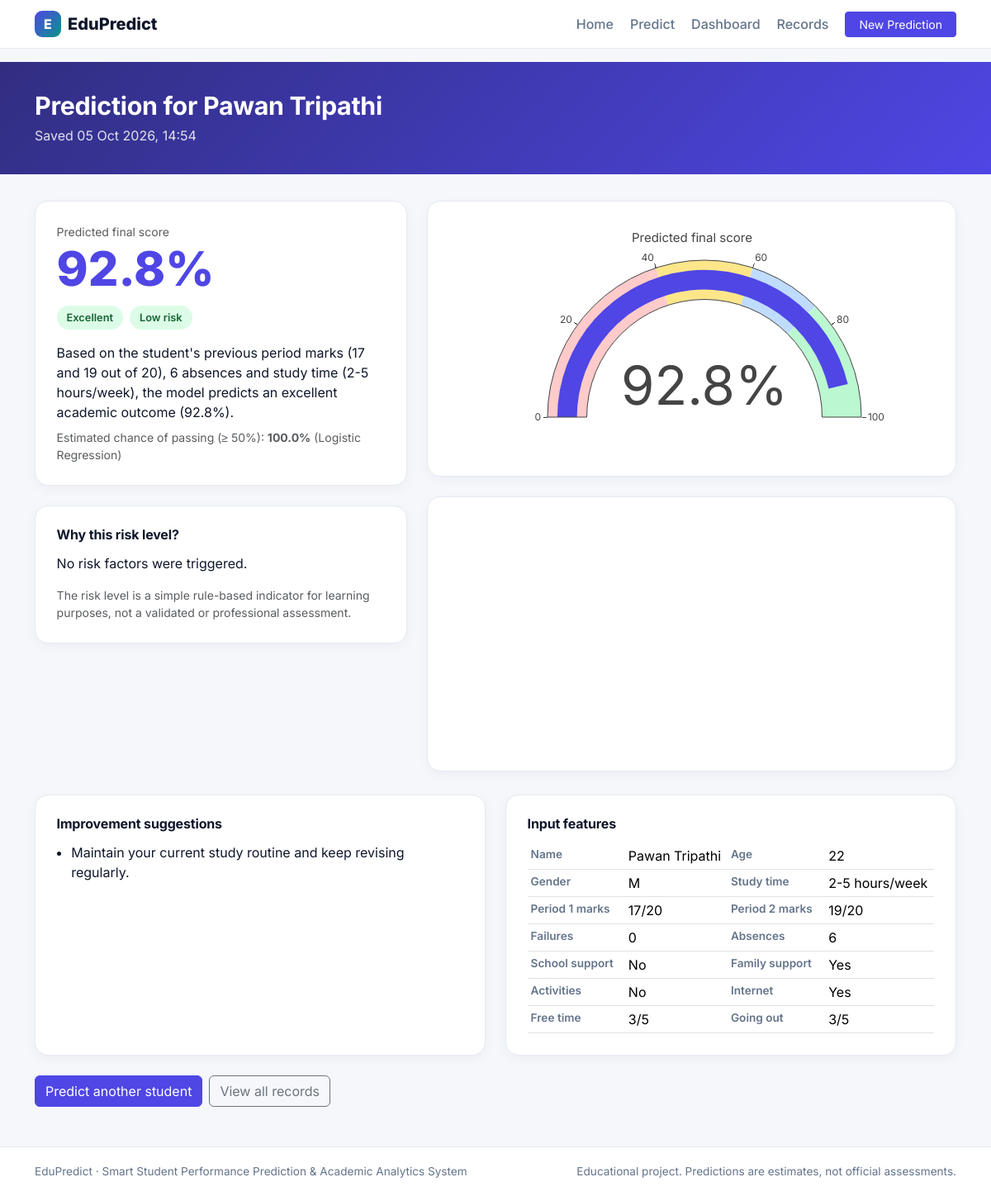
The app's page /result/1/ with its own data.
### predictor/models.py (models this page shows, shortened)
class PredictionRecord(models.Model):
    student_name = models.CharField(max_length=100)
    age = models.PositiveSmallIntegerField()
    sex = models.CharField(max_length=1)
    studytime = models.PositiveSmallIntegerField()
    failures = models.PositiveSmallIntegerField()
    absences = models.PositiveSmallIntegerField()
    g1 = models.PositiveSmallIntegerField()
    g2 = models.PositiveSmallIntegerField()
    schoolsup = models.CharField(max_length=3)
    famsup = models.CharField(max_length=3)
    activities = models.CharField(max_length=3)
    internet = models.CharField(max_length=3)
    freetime = models.PositiveSmallIntegerField()
    goout = models.PositiveSmallIntegerField()
    predicted_score = models.FloatField()                  # percentage
    category = models.CharField(max_length=30)
    risk_level = models.CharField(max_length=10)
    pass_probability = models.FloatField(null=True, blank=True)
    explanation = models.TextField(blank=True)
    created_at = models.DateTimeField(auto_now_add=True)
    class Meta:
        ordering = ["-created_at"]
    @property
    def inputs(self):
        return {f: getattr(self, f) for f in (
            "age", "sex", "studytime", "failures", "absences", "g1", "g2", "schoolsup",
            "famsup", "activities", "internet", "freetime", "goout")}

### predictor/views.py (the view)
# urls.py: path("result/<int:pk>/", views.result, name="result"),
def result(request, pk):
    return render(request, "result.html", _detail_context(get_object_or_404(PredictionRecord, pk=pk)))

### ml/preprocessing.py (called while the page is built, shortened)
def load_and_clean(path=None):
    path = Path(path) if path else DATASET_PATH
    if not path.exists():
        raise DatasetError(f"Dataset file not found: {path}")

### predictor/analytics.py (called while the page is built)
def base_layout(title="", **extra):
    layout = {"title": {"text": title, "font": {"size": 15}},
              "margin": {"l": 45, "r": 15, "t": 45, "b": 45},
              "paper_bgcolor": "rgba(0,0,0,0)", "plot_bgcolor": "rgba(0,0,0,0)",
              "font": {"family": "Inter, sans-serif", "size": 12}}
    layout.update(extra)
    return layout

@lru_cache(maxsize=1)
def _dataset():
    return load_and_clean()

def class_average():
    df = _dataset()
    return {"g1": round(float(df["G1"].mean()) * 5, 1),
            "g2": round(float(df["G2"].mean()) * 5, 1),
            "g3": round(float(df[TARGET].mean()) * 5, 1)}

### templates/result.html (shortened to what this page needs)
{% extends 'base.html' %}
{% block content %}
<section class="page-head"><div class="container">
  <h1>Prediction for {{ record.student_name }}</h1><p>Saved {{ record.created_at|date:"d M Y, H:i" }}</p>
</div></section>
<div class="container pb-5">
  {% include 'partials/detail_body.html' %}
  <div class="d-flex flex-wrap gap-2 mt-4">
    <a href="{% url 'predict' %}" class="btn btn-primary">Predict another student</a>
    <a href="{% url 'students' %}" class="btn btn-outline-secondary">View all records</a>
  </div>
</div>
{% endblock %}

### templates/partials/detail_body.html (shortened to what this page needs)
<div class="row g-4">
  <div class="col-lg-5">
    <div class="result-card">
      <div class="text-muted small">Predicted final score</div>
      <div class="result-score">{{ record.predicted_score }}%</div>
      <div class="d-flex flex-wrap gap-2 mb-3">
        <span class="badge-soft cat-{{ record.category|slugify }}">{{ record.category }}</span>
        <span class="badge-soft risk-{{ record.risk_level|lower }}">{{ record.risk_level }} risk</span>
      </div>
      <p class="mb-2">{{ record.explanation }}</p>
      {% if record.pass_probability is not None %}
      <div class="small text-muted">Estimated chance of passing (≥ 50%): <strong>{{ record.pass_probability }}%</strong> (Logistic Regression)</div>
      {% endif %}
    </div>
    <div class="result-card mt-4">
      <h6>Why this risk level?</h6>
      {% if reasons %}<ul class="mb-0">{% for r in reasons %}<li>{{ r|capfirst }}</li>{% endfor %}</ul>
      {% else %}<p class="mb-0">No risk factors were triggered.</p>{% endif %}
      <p class="small text-muted mt-3 mb-0">The risk level is a simple rule-based indicator for learning purposes, not a validated or professional assessment.</p>
    </div>
  </div>
  <div class="col-lg-7">
    <div class="result-card"><div id="chart-gauge" class="chart"></div></div>
    <div class="result-card mt-4"><div id="chart-compare" class="chart"></div></div>
  </div>
</div>
<div class="row g-4 mt-1">
  <div class="col-lg-6">
    <div class="result-card h-100">
      <h6>Improvement suggestions</h6>
      <ul class="tips">{% for t in tips %}<li>{{ t }}</li>{% endfor %}</ul>
    </div>
  </div>
  <div class="col-lg-6">
    <div class="result-card h-100">
      <h6>Input features</h6>
      <table class="table table-sm mb-0">
        <tr><th>Name</th><td>{{ record.student_name }}</td><th>Age</th><td>{{ record.age }}</td></tr>
        <tr><th>Gender</th><td>{{ record.sex }}</td><th>Study time</th><td>{{ study_label }}</td></tr>
        <tr><th>Period 1 marks</th><td>{{ record.g1 }}/20</td><th>Period 2 marks</th><td>{{ record.g2 }}/20</td></tr>
        <tr><th>Failures</th><td>{{ record.failures }}</td><th>Absences</th><td>{{ record.absences }}</td></tr>
        <tr><th>School support</th><td>{{ record.schoolsup|capfirst }}</td><th>Family support</th><td>{{ record.famsup|capfirst }}</td></tr>
        <tr><th>Activities</th><td>{{ record.activities|capfirst }}</td><th>Internet</th><td>{{ record.internet|capfirst }}</td></tr>
        <tr><th>Free time</th><td>{{ record.freetime }}/5</td><th>Going out</th><td>{{ record.goout }}/5</td></tr>
      </table>
    </div>
  </div>
</div>

### static/css/style.css (style rules this page uses)
:root { --primary: #4f46e5; --primary-dark: #3730a3; --teal: #0d9488; --ink: #0f172a; --muted: #64748b; --bg: #f5f7fb; --card: #ffffff; --border: #e5e9f2; --radius: 16px; }
body { font-family: "Inter", system-ui, sans-serif; background: var(--bg); color: var(--ink); min-height: 100vh; display: flex; flex-direction: column; }
h1, h2, h3, h4, h5, h6 { font-weight: 700; letter-spacing: -.01em; }
a { color: var(--primary); }
.btn-primary { background: var(--primary); border-color: var(--primary); }
.page-head { background: linear-gradient(135deg, #312e81, #4f46e5); color: #fff; padding: 2.2rem 0; margin-bottom: 2rem; }
.page-head h1 { font-size: 1.9rem; margin: 0; }
.page-head p { margin: .35rem 0 0; opacity: .85; }
.form-card, .result-card, .table-card, .filter-bar { background: var(--card); border: 1px solid var(--border); border-radius: var(--radius); padding: 1.6rem; box-shadow: 0 4px 14px rgba(15,23,42,.04); }
.result-score { font-size: 3.6rem; font-weight: 800; color: var(--primary); line-height: 1.1; margin: .2rem 0 .8rem; }
.chart { min-height: 280px; width: 100%; }
.tips li { margin-bottom: .55rem; }
.tips { padding-left: 1.1rem; margin: 0; }
.result-card h6 { margin-bottom: .8rem; }
.table th { font-weight: 600; color: var(--muted); font-size: .85rem; }
.table-sm th { width: 24%; }
.badge-soft { display: inline-block; padding: .3rem .75rem; border-radius: 999px; font-size: .8rem; font-weight: 600; }
.cat-excellent { background: #dcfce7; color: #166534; }
.risk-low { background: #dcfce7; color: #166534; }

### records on screen
PredictionRecord: student_name "Pawan Tripathi", created_at "05 Oct 2026, 14:54", predicted_score "92.8", category "Excellent", risk_level "Low", explanation "Based on the student's previous period marks (17 and 19 out of 20), 6 absences and study time (2-5 hours/week), the model predicts an excellent academic outcome (92.8%).", pass_probability "100.0", age "22", sex "M", g1 "17", g2 "19", failures "0", absences "6", schoolsup "No", famsup "Yes", activities "No", internet "Yes", freetime "3", goout "3"

### other values on screen
{{ t }} "Maintain your current study routine and keep revising regularly."
{{ study_label }} "2-5 hours/week"
